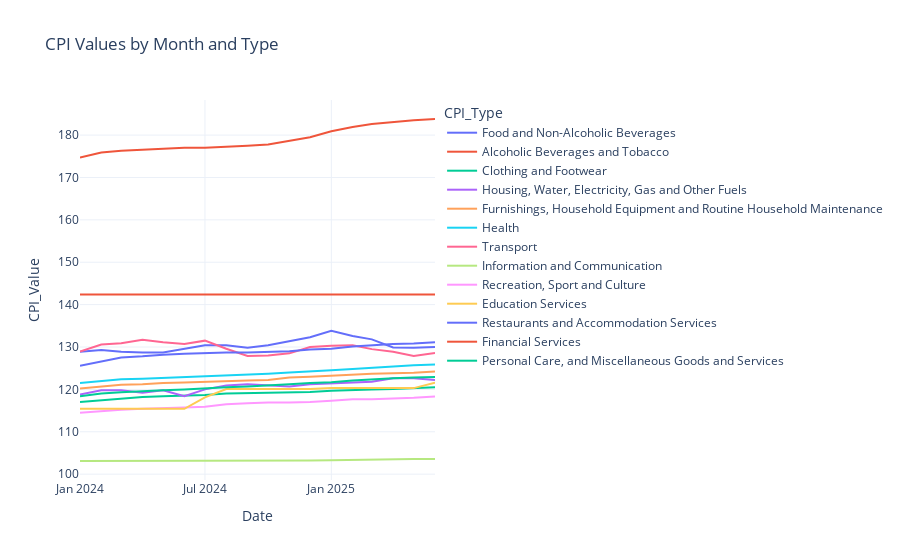

This figure's notebook cell:
### Markdown cell above
Enhancing Figure

### Code cell
fig = px.line(
    data_frame=melt_df,
    x='Date',
    y='CPI_Value',
    color='CPI_Type',
    title='CPI Values by Month and Type',
    template='plotly_white'
)
fig.show()
